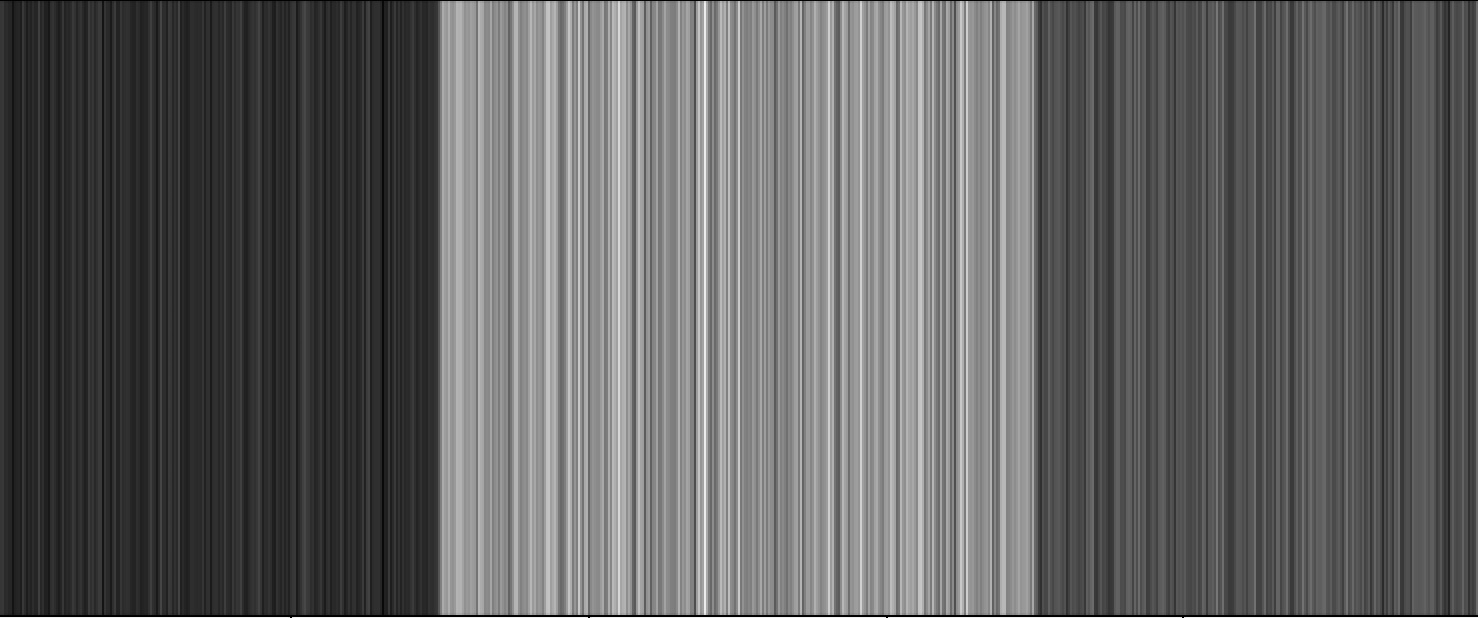
#> input picture Untitled.jpg, 1478 x 618 px, found by its file name
$ jupyter execute '325_1 (1).ipynb'
#> lines starting #> are read from the running program, lines starting #| are printed output that depends on the picture
[cell 1]
import numpy as np

import matplotlib.pyplot as plt


# Generating a non-periodic signal with three clusters to mimic real-world sensor output

np.random.seed(42) # For reproducibility

time = np.linspace(0, 10, 1000) # Time axis (arbitrary units)


# Creating three clusters of signal activity

signal = np.zeros_like(time)


# First cluster (low voltage, small noise)

signal[:300] = 0.5 + 0.2 * np.random.randn(300)


# Second cluster (higher voltage, more variation)

signal[300:700] = 2.0 + 0.5 * np.random.randn(400)


# Third cluster (medium voltage, moderate noise)

signal[700:] = 1.0 + 0.3 * np.random.randn(300)


# Plot the signal

plt.figure(figsize=(8, 4))

plt.plot(time, signal, color='blue', label="Sensor Output (Voltage)")

plt.xlabel("Time (arbitrary units)")

plt.ylabel("Voltage (V)")

plt.title("Example of an Arbitrary Non-Periodic Electrical Signal from an Image Sensor")

plt.legend()

plt.show()
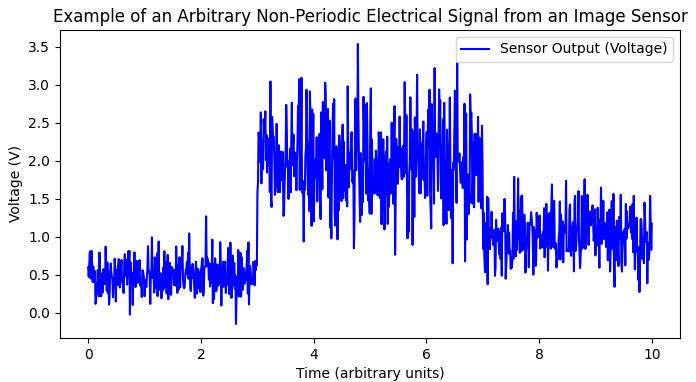
#> figure drawn by matplotlib, 1 panel; curve peaks at x = 4.78, y = 3.54

[cell 2]
height, width = 50, 1000 # 50 pixels high, 1000 pixels wide


# Normalize the signal to fit in the image intensity range (0 to 255)

signal_normalized = (signal - signal.min()) / (signal.max() - signal.min()) * 255

signal_normalized = signal_normalized.astype(np.uint8)


# Create a 2D image by repeating the 1D signal across the height

image = np.tile(signal_normalized, (height, 1))


# Display the image

plt.figure(figsize=(12, 4))

plt.imshow(image, cmap='gray', aspect='auto')

plt.title("Image Representation of Sensor Signal")

plt.xlabel("Time (arbitrary units)")

plt.ylabel("Sensor Output (Intensity)")

plt.colorbar(label="Intensity (0-255)")

plt.savefig("image_new4.jpg",dpi=300, bbox_inches='tight')
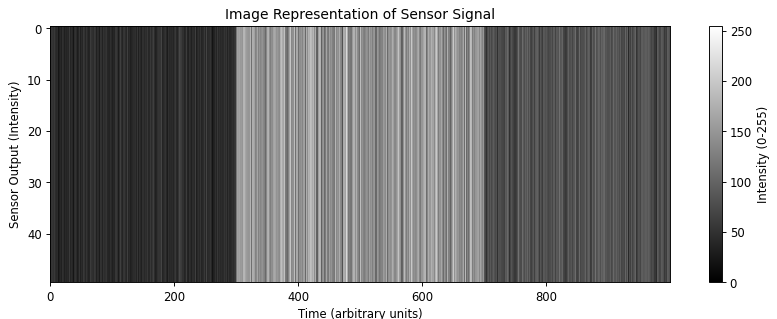
#> figure drawn by matplotlib, 2 panels

plt.show()

[cell 3]
with np.printoptions(threshold=np.inf):

 print(image)

[cell 4]
import cv2

import matplotlib.pyplot as plt


# Load the grayscale image

image_path = '/Untitled.jpg' # Provide the path to your image

iimage = cv2.imread(image_path, cv2.IMREAD_GRAYSCALE)
#> iimage is the input picture: shape (618, 1478); min 0, max 244, mean 96.1


# Plot the image

plt.figure(figsize=(12, 6))


# Plot the image

plt.subplot(1, 2, 1)

plt.imshow(image, cmap='gray')

plt.title('Grayscale Image')

plt.axis('off')


# Plot the histogram

plt.subplot(1, 2, 2)

plt.hist(image.flatten(), bins=256, range=(0, 255), color='black', alpha=0.7)

plt.title('Histogram')

plt.xlabel('Pixel Intensity')

plt.ylabel('Frequency')


plt.tight_layout()

plt.show()
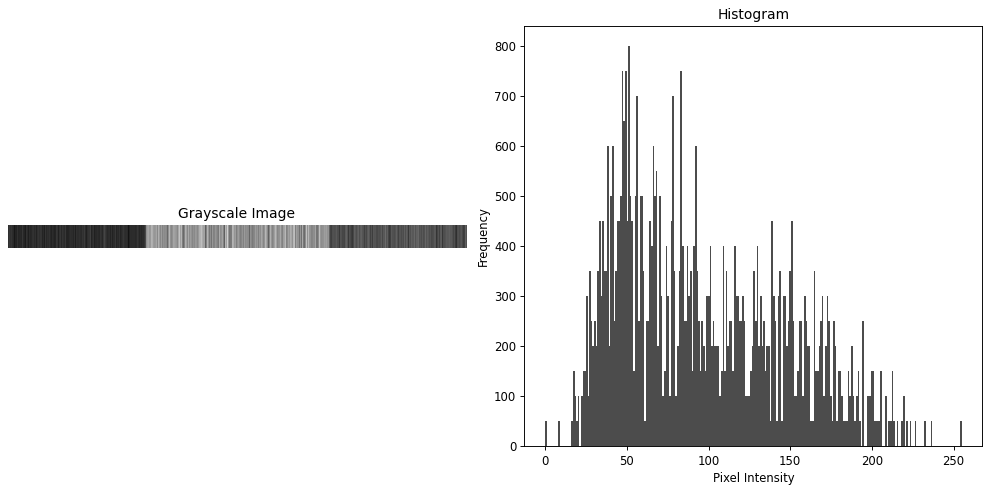
#> figure drawn by matplotlib, 2 panels; panel 2: tallest bar 800 high, from x = 50.8 to 51.8
